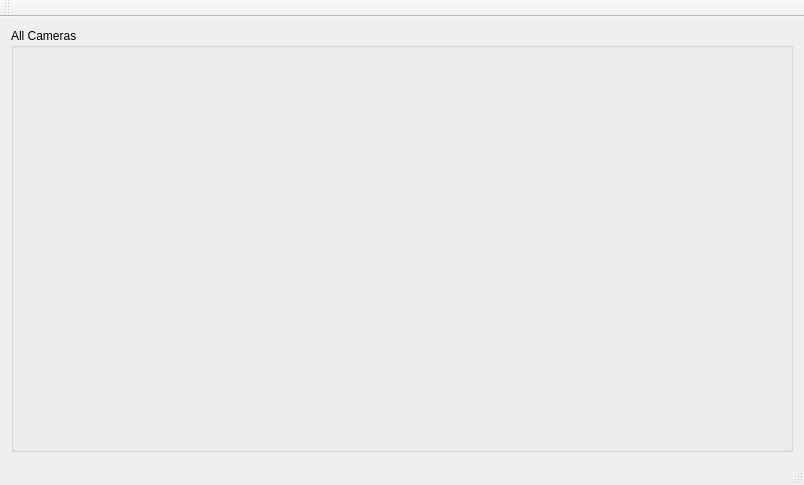
<?xml version="1.0" encoding="UTF-8"?>
<ui version="4.0">
 <class>SecuritySystem</class>
 <widget class="QMainWindow" name="SecuritySystem">
  <property name="geometry">
   <rect>
    <x>0</x>
    <y>0</y>
    <width>804</width>
    <height>485</height>
   </rect>
  </property>
  <property name="windowTitle">
   <string>SecuritySystem</string>
  </property>
  <widget class="QWidget" name="centralWidget">
   <layout class="QHBoxLayout" name="horizontalLayout">
    <item>
     <widget class="QGroupBox" name="cameraGroupBox">
      <property name="title">
       <string>All Cameras</string>
      </property>
      <layout class="QVBoxLayout" name="verticalLayout">
       <item>
        <widget class="QLabel" name="tempLbl">
         <property name="text">
          <string/>
         </property>
        </widget>
       </item>
      </layout>
     </widget>
    </item>
   </layout>
  </widget>
  <widget class="QMenuBar" name="menuBar">
   <property name="geometry">
    <rect>
     <x>0</x>
     <y>0</y>
     <width>804</width>
     <height>27</height>
    </rect>
   </property>
  </widget>
  <widget class="QToolBar" name="mainToolBar">
   <attribute name="toolBarArea">
    <enum>TopToolBarArea</enum>
   </attribute>
   <attribute name="toolBarBreak">
    <bool>false</bool>
   </attribute>
  </widget>
  <widget class="QStatusBar" name="statusBar"/>
 </widget>
 <layoutdefault spacing="6" margin="11"/>
 <resources/>
 <connections/>
</ui>
